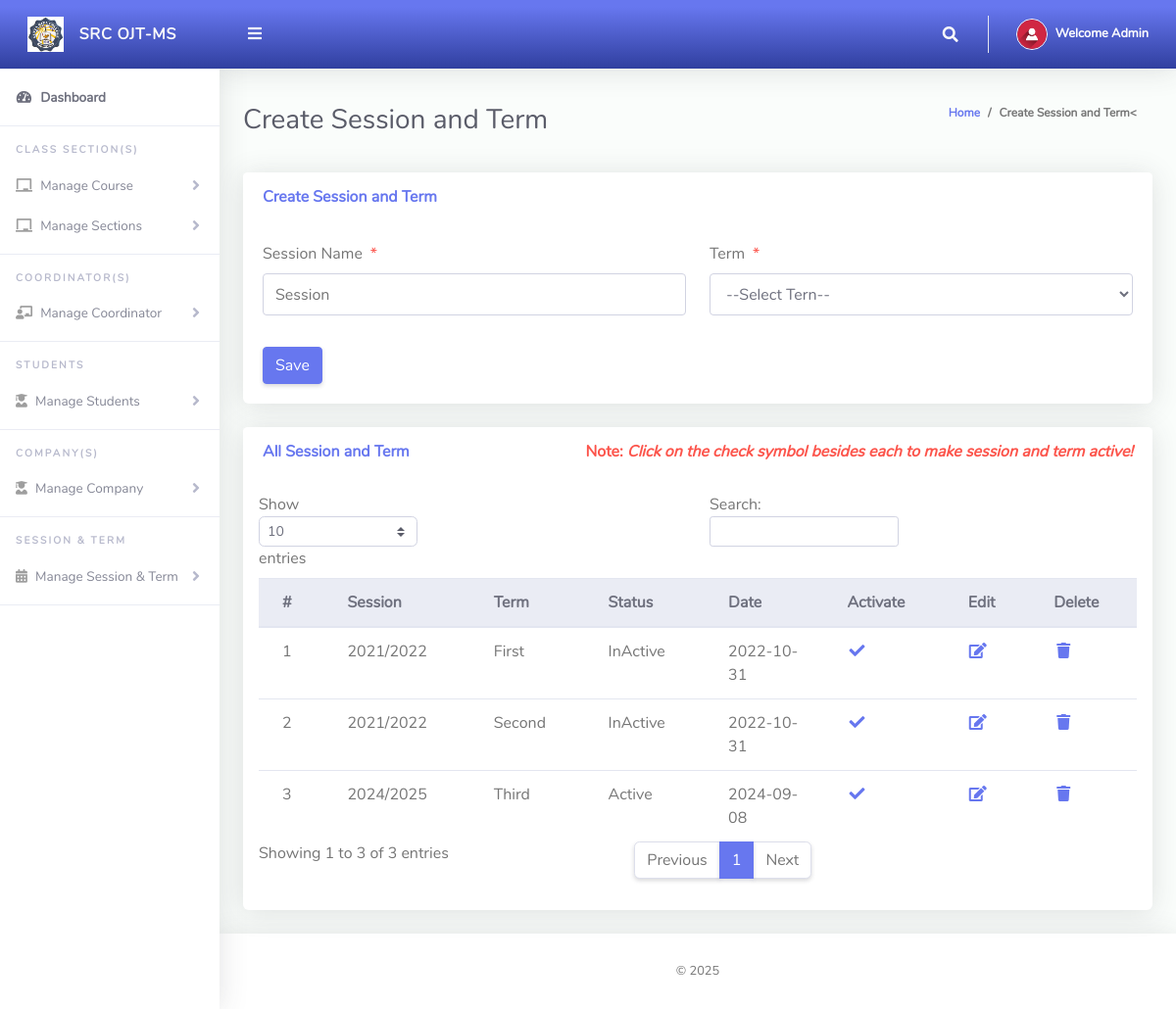
Page /Admin/createSessionTerm.php (signed in) on the committed database.
### tables this page shows
CREATE TABLE `tblsessionterm` (
  `Id` int(10) NOT NULL,
  `sessionName` varchar(50) NOT NULL,
  `termId` varchar(50) NOT NULL,
  `isActive` varchar(10) NOT NULL,
  `dateCreated` varchar(50) NOT NULL
);

CREATE TABLE `tblterm` (
  `Id` int(10) NOT NULL,
  `termName` varchar(20) NOT NULL
);

### Admin/createSessionTerm.php (the view, shortened to what this page needs)
<?php
include '../Includes/dbcon.php';
?>
<!DOCTYPE html>
<html lang="en">
<head>
  <link href="../vendor/fontawesome-free/css/all.min.css" rel="stylesheet" type="text/css">
  <link href="../vendor/bootstrap/css/bootstrap.min.css" rel="stylesheet" type="text/css">
  <link href="css/ruang-admin.min.css" rel="stylesheet">
</head>
<body id="page-top">
  <div id="wrapper">
      <?php include "Includes/sidebar.php";?>
    <div id="content-wrapper" class="d-flex flex-column">
      <div id="content">
       <?php include "Includes/topbar.php";?>
        <div class="container-fluid" id="container-wrapper">
          <div class="d-sm-flex align-items-center justify-content-between mb-4">
            <h1 class="h3 mb-0 text-gray-800">Create Session and Term</h1>
            <ol class="breadcrumb">
              <li class="breadcrumb-item"><a href="./">Home</a></li>
              <li class="breadcrumb-item active" aria-current="page">Create Session and Term<</li>
            </ol>
          </div>
          <div class="row">
            <div class="col-lg-12">
              <div class="card mb-4">
                <div class="card-header py-3 d-flex flex-row align-items-center justify-content-between">
                  <h6 class="m-0 font-weight-bold text-primary">Create Session and Term</h6>
                </div>
                <div class="card-body">
                  <form method="post">
                    <div class="form-group row mb-3">
                        <div class="col-xl-6">
                            <label class="form-control-label">Session Name<span class="text-danger ml-2">*</span></label>
                      <input type="text" class="form-control" name="sessionName" value="<?php echo $row['sessionName'];?>" id="exampleInputFirstName" placeholder="Session">
                        </div>
                        <div class="col-xl-6">
                            <label class="form-control-label">Term<span class="text-danger ml-2">*</span></label>
                              <?php
                        $qry= "SELECT * FROM tblterm ORDER BY termName ASC";
                        $result = $conn->query($qry);
                        $num = $result->num_rows;
                        if ($num > 0){
                          echo ' <select required name="termId" class="form-control mb-3">';
                          echo'<option value="">--Select Tern--</option>';
                                  echo '</select>';
                              }
                            ?>
                        </div>
                    </div>
                      <?php
                    if (isset($Id))
                    {
                    ?>
                    <button type="submit" name="update" class="btn btn-warning">Update</button>
                    &nbsp;&nbsp;&nbsp;&nbsp;&nbsp;&nbsp;&nbsp;&nbsp;&nbsp;&nbsp;
                    <?php
                    } else {
                    ?>
                    <button type="submit" name="save" class="btn btn-primary">Save</button>
                    <?php
                    }
                    ?>
                  </form>
                </div>
              </div>
                 <div class="row">
              <div class="col-lg-12">
              <div class="card mb-4">
                <div class="card-header py-3 d-flex flex-row align-items-center justify-content-between">
                  <h6 class="m-0 font-weight-bold text-primary">All Session and Term</h6>
                  <h6 class="m-0 font-weight-bold text-danger">Note: <i>Click on the check symbol besides each to make session and term active!</i></h6>
                </div>
                <div class="table-responsive p-3">
                  <table class="table align-items-center table-flush table-hover" id="dataTableHover">
                    <thead class="thead-light">
                      <tr>
                        <th>#</th>
                        <th>Session</th>
                        <th>Term</th>
                        <th>Status</th>
                        <th>Date</th>
                        <th>Activate</th>
                        <th>Edit</th>
                        <th>Delete</th>
                      </tr>
                    </thead>
                    <tbody>
                  <?php
                      $query = "SELECT tblsessionterm.Id,tblsessionterm.sessionName,tblsessionterm.isActive,tblsessionterm.dateCreated,
                      tblterm.termName
                      FROM tblsessionterm
                      INNER JOIN tblterm ON tblterm.Id = tblsessionterm.termId";
                      $rs = $conn->query($query);
                      $num = $rs->num_rows;
                      $sn=0;
                      if($num > 0)
                      {
                        while ($rows = $rs->fetch_assoc())
                          {
                            if($rows['isActive'] == '1'){$status = "Active";}else{$status = "InActive";}
                             $sn = $sn + 1;
                            echo"
                              <tr>
                                <td>".$sn."</td>
                                <td>".$rows['sessionName']."</td>
                                <td>".$rows['termName']."</td>
                                <td>".$status."</td>
                                <td>".$rows['dateCreated']."</td>
                                 <td><a href='?action=activate&Id=".$rows['Id']."'><i class='fas fa-fw fa-check'></i></a></td>
                                <td><a href='?action=edit&Id=".$rows['Id']."'><i class='fas fa-fw fa-edit'></i></a></td>
                                <td><a href='?action=delete&Id=".$rows['Id']."'><i class='fas fa-fw fa-trash'></i></a></td>
                              </tr>";
                          }
                      }
                      else
                      {
                           echo
                           "<div class='alert alert-danger' role='alert'>
                            No Record Found!
                            </div>";
                      }
                      ?>
                    </tbody>
                  </table>
                </div>
              </div>
            </div>
            </div>
          </div>
        </div>
      </div>
       <?php include "Includes/footer.php";?>
    </div>
  </div>
</body>
</html>

### Admin/Includes/topbar.php (shortened to what this page needs)
<?php
  $query = "SELECT * FROM tbladmin WHERE Id = ".$_SESSION['userId']."";
  $rs = $conn->query($query);
  $rows = $rs->fetch_assoc();
  $fullName = $rows['firstName']." ".$rows['lastName'];
?>
<nav class="navbar navbar-expand navbar-light bg-gradient-primary topbar mb-4 static-top">
          <button id="sidebarToggleTop" class="btn btn-link rounded-circle mr-3">
            <i class="fa fa-bars"></i>
          </button>
          <ul class="navbar-nav ml-auto">
            <li class="nav-item dropdown no-arrow">
              <a class="nav-link dropdown-toggle" href="#" id="searchDropdown" role="button" data-toggle="dropdown"
                aria-haspopup="true" aria-expanded="false">
                <i class="fas fa-search fa-fw"></i>
              </a>
            </li>
            <li class="nav-item dropdown no-arrow">
              <a class="nav-link dropdown-toggle" href="#" id="userDropdown" role="button" data-toggle="dropdown"
                aria-haspopup="true" aria-expanded="false">
                <img class="img-profile rounded-circle" src="img/user-icn.png" style="max-width: 60px">
                <span class="ml-2 d-none d-lg-inline text-white small"><b>Welcome <?php echo $fullName;?></b></span>
              </a>
            </li>
          </ul>
        </nav>

### rows in the picture
tblsessionterm: sessionName "2021/2022", termId.termName "First", isActive "InActive", dateCreated "2022-10-31"
tblsessionterm: sessionName "2021/2022", termId.termName "Second", isActive "InActive", dateCreated "2022-10-31"
tblsessionterm: sessionName "2024/2025", termId.termName "Third", isActive "Active", dateCreated "2024-09-08"

### other values in the picture
$fullName "Admin"
